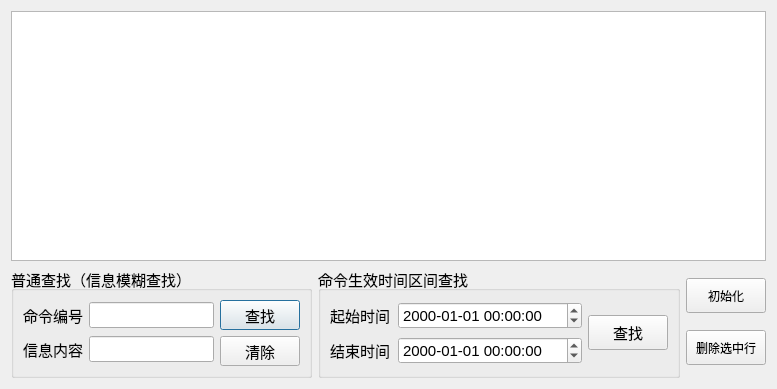
<?xml version="1.0" encoding="UTF-8"?>
<ui version="4.0">
 <class>HistoryListDialog</class>
 <widget class="QDialog" name="HistoryListDialog">
  <property name="geometry">
   <rect>
    <x>0</x>
    <y>0</y>
    <width>777</width>
    <height>389</height>
   </rect>
  </property>
  <property name="windowTitle">
   <string>历史记录</string>
  </property>
  <layout class="QVBoxLayout" name="verticalLayout_5" stretch="0,0">
   <item>
    <widget class="QTableView" name="tv1"/>
   </item>
   <item>
    <layout class="QHBoxLayout" name="horizontalLayout" stretch="5,6,1">
     <item>
      <widget class="QGroupBox" name="groupBox">
       <property name="font">
        <font>
         <pointsize>11</pointsize>
        </font>
       </property>
       <property name="title">
        <string>普通查找（信息模糊查找）</string>
       </property>
       <layout class="QHBoxLayout" name="horizontalLayout_3">
        <item>
         <layout class="QVBoxLayout" name="verticalLayout">
          <item>
           <layout class="QHBoxLayout" name="horizontalLayout_2">
            <item>
             <widget class="QLabel" name="label_2">
              <property name="text">
               <string>命令编号</string>
              </property>
             </widget>
            </item>
            <item>
             <widget class="QLineEdit" name="cmdidEdit">
              <property name="minimumSize">
               <size>
                <width>0</width>
                <height>25</height>
               </size>
              </property>
              <property name="font">
               <font>
                <pointsize>11</pointsize>
               </font>
              </property>
             </widget>
            </item>
           </layout>
          </item>
          <item>
           <layout class="QHBoxLayout" name="horizontalLayout_5">
            <item>
             <widget class="QLabel" name="label_4">
              <property name="text">
               <string>信息内容</string>
              </property>
             </widget>
            </item>
            <item>
             <widget class="QLineEdit" name="infoEdit">
              <property name="minimumSize">
               <size>
                <width>0</width>
                <height>25</height>
               </size>
              </property>
              <property name="font">
               <font>
                <pointsize>11</pointsize>
               </font>
              </property>
             </widget>
            </item>
           </layout>
          </item>
         </layout>
        </item>
        <item>
         <layout class="QVBoxLayout" name="verticalLayout_2">
          <item>
           <widget class="QPushButton" name="simpleQueryBtn">
            <property name="minimumSize">
             <size>
              <width>0</width>
              <height>30</height>
             </size>
            </property>
            <property name="text">
             <string>查找</string>
            </property>
           </widget>
          </item>
          <item>
           <widget class="QPushButton" name="clearBtn">
            <property name="minimumSize">
             <size>
              <width>0</width>
              <height>30</height>
             </size>
            </property>
            <property name="text">
             <string>清除</string>
            </property>
           </widget>
          </item>
         </layout>
        </item>
       </layout>
      </widget>
     </item>
     <item>
      <widget class="QGroupBox" name="groupBox_2">
       <property name="font">
        <font>
         <pointsize>11</pointsize>
        </font>
       </property>
       <property name="title">
        <string>命令生效时间区间查找</string>
       </property>
       <layout class="QHBoxLayout" name="horizontalLayout_6" stretch="6,1">
        <item>
         <layout class="QVBoxLayout" name="verticalLayout_3">
          <item>
           <layout class="QHBoxLayout" name="horizontalLayout_7" stretch="1,3">
            <item>
             <widget class="QLabel" name="label_5">
              <property name="text">
               <string>起始时间</string>
              </property>
             </widget>
            </item>
            <item>
             <widget class="QDateTimeEdit" name="dateTimeEdit1">
              <property name="minimumSize">
               <size>
                <width>0</width>
                <height>25</height>
               </size>
              </property>
              <property name="font">
               <font>
                <pointsize>11</pointsize>
               </font>
              </property>
              <property name="displayFormat">
               <string>yyyy-MM-dd HH:mm:ss</string>
              </property>
             </widget>
            </item>
           </layout>
          </item>
          <item>
           <layout class="QHBoxLayout" name="horizontalLayout_8" stretch="1,3">
            <item>
             <widget class="QLabel" name="label_6">
              <property name="text">
               <string>结束时间</string>
              </property>
             </widget>
            </item>
            <item>
             <widget class="QDateTimeEdit" name="dateTimeEdit2">
              <property name="minimumSize">
               <size>
                <width>0</width>
                <height>25</height>
               </size>
              </property>
              <property name="font">
               <font>
                <pointsize>11</pointsize>
               </font>
              </property>
              <property name="displayFormat">
               <string>yyyy-MM-dd HH:mm:ss</string>
              </property>
             </widget>
            </item>
           </layout>
          </item>
         </layout>
        </item>
        <item>
         <layout class="QVBoxLayout" name="verticalLayout_4">
          <item>
           <widget class="QPushButton" name="dataQueryBtn">
            <property name="minimumSize">
             <size>
              <width>0</width>
              <height>35</height>
             </size>
            </property>
            <property name="text">
             <string>查找</string>
            </property>
           </widget>
          </item>
         </layout>
        </item>
       </layout>
      </widget>
     </item>
     <item>
      <layout class="QVBoxLayout" name="verticalLayout_6">
       <item>
        <widget class="QPushButton" name="initBtn">
         <property name="minimumSize">
          <size>
           <width>80</width>
           <height>35</height>
          </size>
         </property>
         <property name="text">
          <string>初始化</string>
         </property>
        </widget>
       </item>
       <item>
        <widget class="QPushButton" name="delRowBtn">
         <property name="minimumSize">
          <size>
           <width>80</width>
           <height>35</height>
          </size>
         </property>
         <property name="text">
          <string>删除选中行</string>
         </property>
        </widget>
       </item>
      </layout>
     </item>
    </layout>
   </item>
  </layout>
 </widget>
 <resources/>
 <connections/>
</ui>
